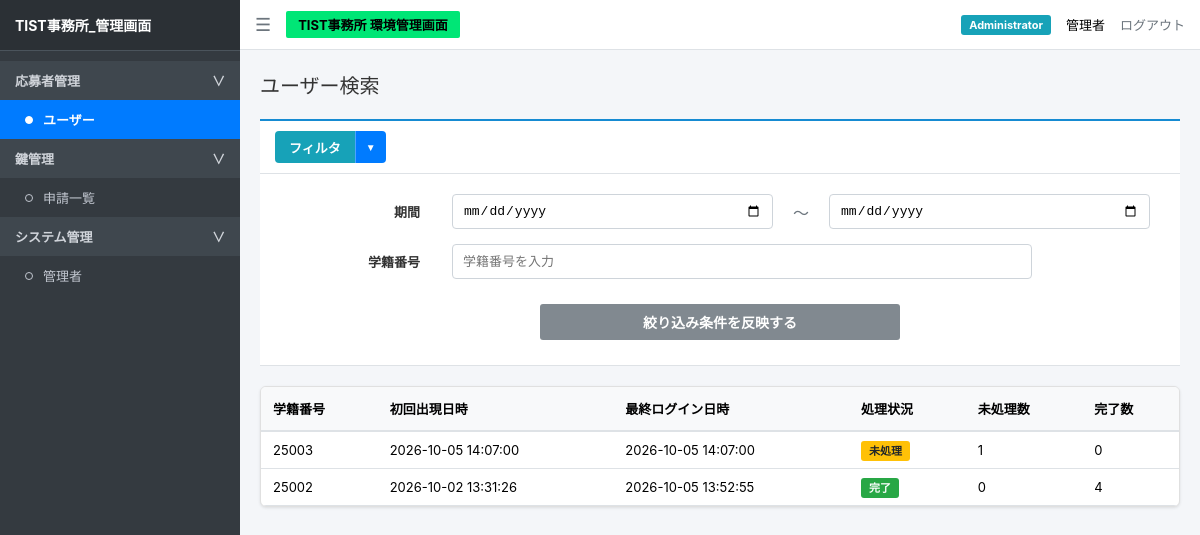
The app's page /users (signed in) with its own data.
### tables this page shows
CREATE TABLE students (
            student_id TEXT PRIMARY KEY,
            name TEXT,
            department TEXT,
            course TEXT,
            class TEXT,
            number INTEGER
        );

### app.py (the view)
@app.route("/users")
def users():
    if not session.get("logged_in"):
        return redirect("/login")
    conn = sqlite3.connect("app.db")
    conn.row_factory = sqlite3.Row
    cur = conn.cursor()
    cur.execute("""
        SELECT
            s.student_id AS contact_id,
            s.name,
            s.department,
            s.course,
            s.class,
            s.number,
            MIN(r.time) AS first_login,
            MAX(r.time) AS last_login,
            SUM(CASE WHEN r.status = '申請中' THEN 1 ELSE 0 END) AS pending_count,
            SUM(CASE WHEN r.status IN ('承認', '却下') THEN 1 ELSE 0 END) AS done_count
        FROM students s
        LEFT JOIN requests r ON s.student_id = r.student_id
        GROUP BY s.student_id
        ORDER BY last_login DESC
    """)
    rows = cur.fetchall()
    conn.close()
    user_list = []
    total_pending = 0
    total_done = 0
    for row in rows:
        item = dict(row)
        p_count = item["pending_count"] or 0
        d_count = item["done_count"] or 0
        total_pending += p_count
        total_done += d_count
        if p_count > 0:
            item["process_status"] = "未処理"
        else:
            item["process_status"] = "完了"
        user_list.append(item)
    return render_template(
        "users.html",
        users=user_list,
        total_users=len(user_list),
        total_pending=total_pending,
        total_done=total_done
    )

### templates/users.html (shortened to what this page needs)
<!doctype html>
<html lang="ja">
  <head>
    <link
      rel="stylesheet"
      href="{{ url_for('static', filename='css/style.css') }}"
    />
  </head>
  <body>
    <div class="sidebar">
      <div class="sidebar-header">TIST事務所_管理画面</div>
      <ul class="sidebar-menu">
        <li
          class="menu-category"
          onclick="toggleSubmenu('applicant-menu', 'applicant-arrow')"
        >
          応募者管理
          <span id="applicant-arrow">∨</span>
        </li>
        <ul id="applicant-menu" class="submenu-list">
          <li>
            <a href="/users" class="menu-item active">
              <span class="circle-icon"></span>
              ユーザー
            </a>
          </li>
        </ul>
        <li
          class="menu-category"
          onclick="toggleSubmenu('key-menu', 'key-arrow')"
        >
          鍵管理
          <span id="key-arrow">∨</span>
        </li>
        <ul id="key-menu" class="submenu-list">
          <li>
            <a href="/admin" class="menu-item">
              <span class="circle-icon"></span>
              申請一覧
            </a>
          </li>
        </ul>
        <li
          class="menu-category"
          onclick="toggleSubmenu('system-menu', 'system-arrow')"
        >
          システム管理
          <span id="system-arrow">∨</span>
        </li>
        <ul id="system-menu" class="submenu-list">
          <li>
            <a href="/admin/managers" class="menu-item">
              <span class="circle-icon"></span>
              管理者
            </a>
          </li>
        </ul>
      </ul>
    </div>
    <div class="main-wrapper">
      <div class="navbar">
        <div class="navbar-left">
          <span class="menu-toggle"> ☰ </span>
          <span class="badge-green"> TIST事務所 環境管理画面 </span>
        </div>
        <div class="navbar-right">
          <span class="badge-admin"> {{ session.get("role", "") }} </span>
          <span> {{ session.get("name", "") }} </span>
          <a href="/logout" class="logout-btn"> ログアウト </a>
        </div>
      </div>
      <div class="content">
        <h2 class="page-title">ユーザー検索</h2>
        <div class="toolbar">
          <div class="filter-header">
            <div class="filter-btn-wrapper">
              <button
                type="button"
                class="btn-text-only"
                onclick="toggleFilterContent()"
              >
                フィルタ
              </button>
              <button
                type="button"
                class="btn-arrow-only"
                onclick="toggleClearDropdown(event)"
              >
                ▼
              </button>
            </div>
          </div>
          <div id="filter-content" class="filter-content">
            <form method="get" action="/users">
              <div class="filter-row">
                <label class="filter-label"> 期間 </label>
                <div class="filter-inputs-group">
                  <input
                    type="date"
                    id="date_from"
                    class="date-input wide-input"
                    name="date_from"
                    value="{{ request.args.get('date_from', '') }}"
                  />
                  <span class="filter-separator"> ～ </span>
                  <input
                    type="date"
                    id="date_to"
                    class="date-input wide-input"
                    name="date_to"
                    value="{{ request.args.get('date_to', '') }}"
                  />
                </div>
              </div>
              <div class="filter-row">
                <label class="filter-label"> 学籍番号 </label>
                <div class="filter-inputs-group">
                  <input
                    type="text"
                    id="student_id"
                    class="contact-input wide-input-full"
                    name="contact_id"
                    value="{{ request.args.get('contact_id', '') }}"
                    placeholder="学籍番号を入力"
                  />
                </div>
              </div>
              <div class="filter-button-row">
                <button
                  type="submit"
                  id="btn-search"
                  class="btn-filter-submit"
                  disabled
                >
                  絞り込み条件を反映する
                </button>
              </div>
            </form>
          </div>
        </div>
        <div class="card" style="padding: 0; overflow-x: auto">
          <table
            style="
              width: 100%;
              border-collapse: collapse;
              font-size: 13px;
              text-align: left;
            "
          >
            <thead>
              <tr
                style="
                  background-color: #f8f9fa;
                  border-bottom: 2px solid #dee2e6;
                "
              >
                <th style="padding: 12px">学籍番号</th>
                <th style="padding: 12px">初回出現日時</th>
                <th style="padding: 12px">最終ログイン日時</th>
                <th style="padding: 12px">処理状況</th>
                <th style="padding: 12px">未処理数</th>
                <th style="padding: 12px">完了数</th>
              </tr>
            </thead>
            <tbody>
              {% for user in users %}
              <tr style="border-bottom: 1px solid #dee2e6">
                <td style="padding: 10px 12px">{{ user.contact_id }}</td>
                <td style="padding: 10px 12px">
                  {{ user.first_login if user.first_login else '-' }}
                </td>
                <td style="padding: 10px 12px">
                  {{ user.last_login if user.last_login else '-' }}
                </td>
                <td style="padding: 10px 12px">
                  {% if user.process_status == '未処理' %}
                  <span
                    class="badge-admin"
                    style="background-color: #ffc107; color: #212529"
                  >
                    未処理
                  </span>
                  {% else %}
                  <span class="badge-admin" style="background-color: #28a745">
                    完了
                  </span>
                  {% endif %}
                </td>
                <td style="padding: 10px 12px">
                  {{ user.pending_count or 0 }}
                </td>
                <td style="padding: 10px 12px">{{ user.done_count or 0 }}</td>
              </tr>
              {% endfor %}
            </tbody>
          </table>
        </div>
      </div>
    </div>
  </body>
</html>

### templates/users.html (style rules this page uses)
.toolbar { background: #ffffff; border-top: 2px solid #168bd2; border-bottom: 1px solid #dee2e6; margin-bottom: 20px; }
.filter-header { padding: 10px 15px; border-bottom: 1px solid #dee2e6; display: flex; justify-content: space-between; align-items: center; }
.filter-content { padding: 20px 30px 25px; }
.filter-row { display: flex; align-items: center; margin-bottom: 15px; gap: 12px; }
.filter-row label { width: 150px; font-weight: bold; text-align: right; font-size: 13px; }
.filter-row input { height: 35px; border: 1px solid #ced4da; border-radius: 4px; padding: 5px 10px; font-size: 13px; }
.date-input { width: 280px; }
.contact-input { width: 580px; }
.filter-separator { padding: 0 5px; }
.filter-button-row { text-align: center; margin-top: 25px; }
.btn-filter-submit { width: 360px; padding: 8px; background: #747d84; color: #fff; border: none; border-radius: 3px; cursor: pointer; font-weight: bold; }

### records on screen
students: contact_id "25003", first_login "2026-10-05 14:07:00", last_login "2026-10-05 14:07:00", shows "未処理", pending_count "1", done_count "0"
students: contact_id "25002", first_login "2026-10-02 13:31:26", last_login "2026-10-05 13:52:55", shows "完了", pending_count "0", done_count "4"

### other values on screen
{{ session.get("role", "") }} "Administrator"
{{ session.get("name", "") }} "管理者"
